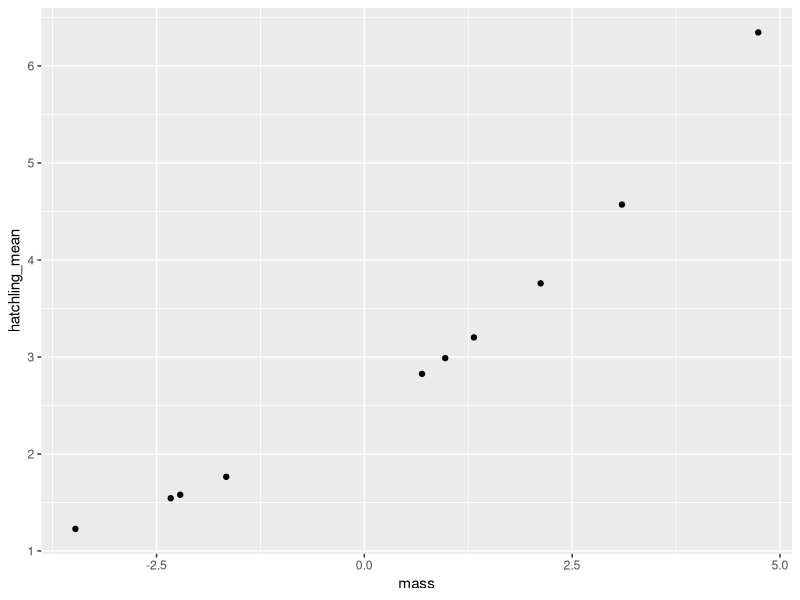
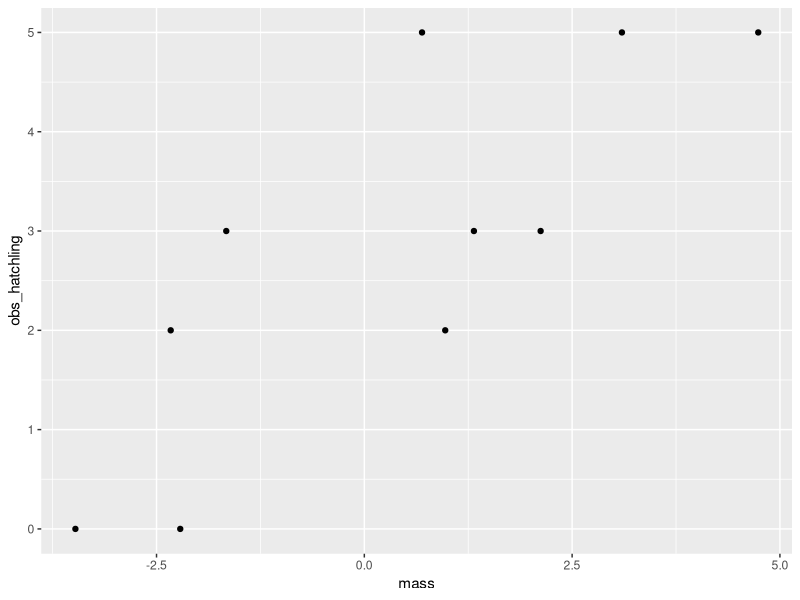
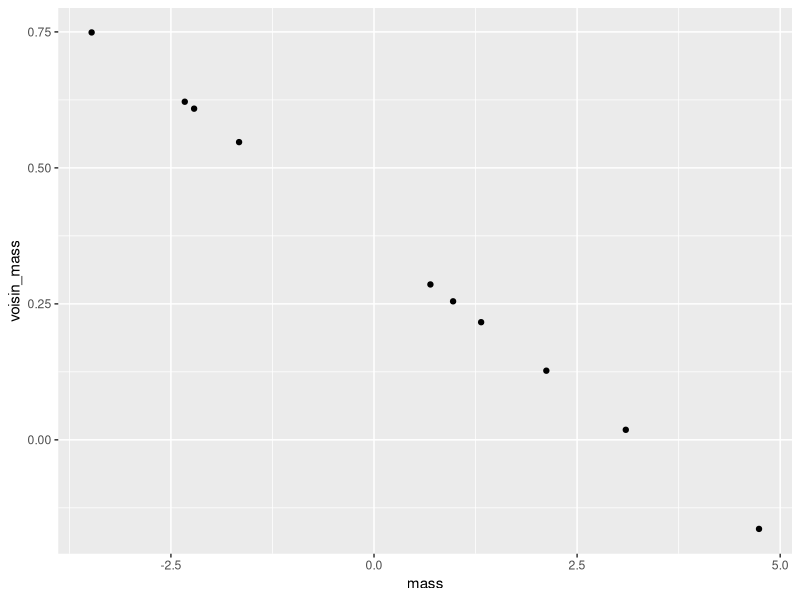
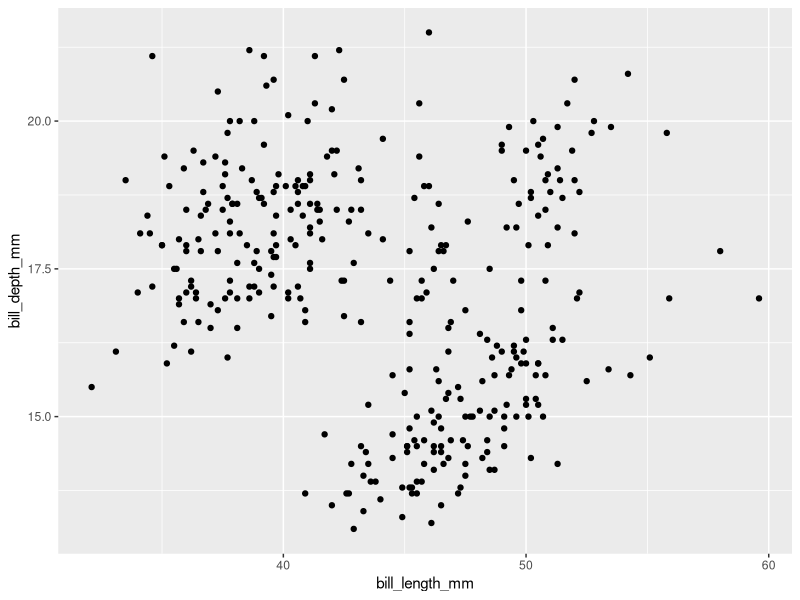
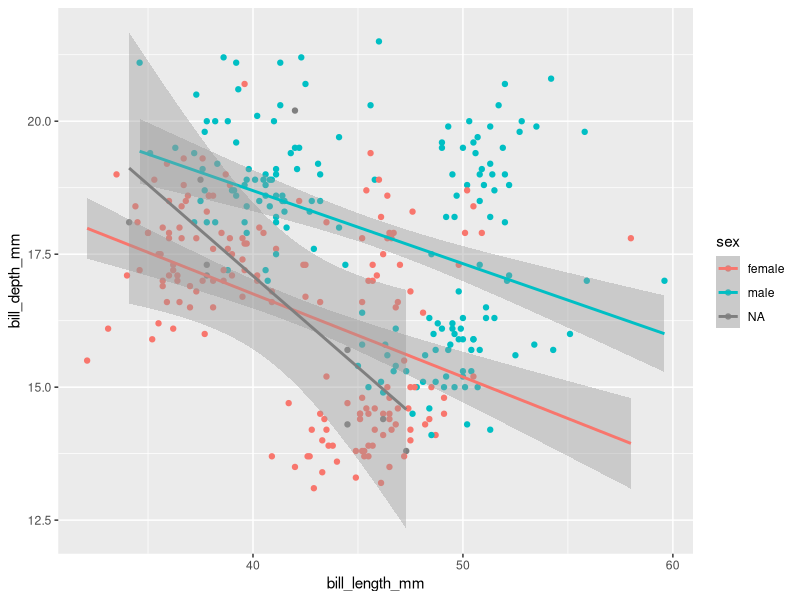
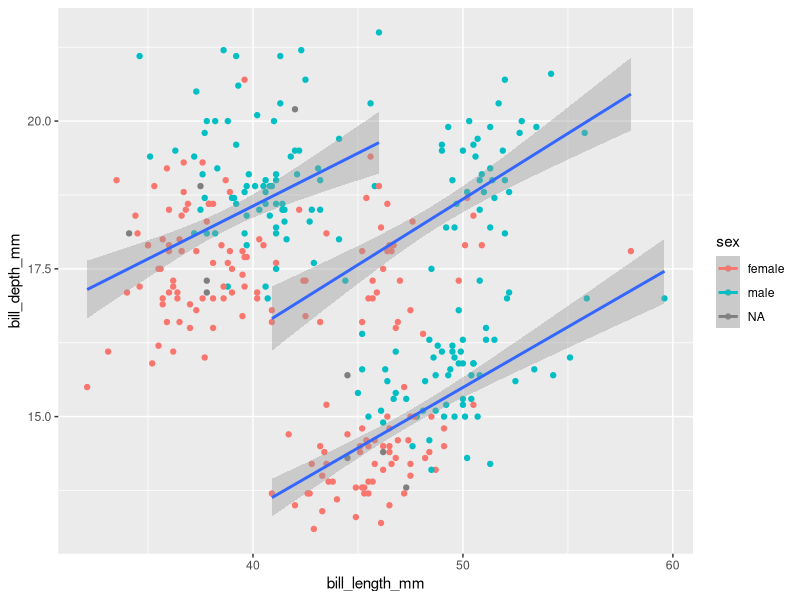

The R script that drew these images, in order:
## ---- chunk 1
library(tidyverse)

# one farm simulation

# fitness is the number of hatchlins which fly away.
n <- 10
hatch_avg <- tibble(id  = 1:n,
       mass = rnorm(n, mean = 0, sd = 2),
       hatchling_mean = exp(.9 + .2 * mass))
hatch_avg %>% 
  ggplot(aes(x = mass, y = hatchling_mean)) + geom_point()

## ---- chunk 2
hatch_obs <- hatch_avg %>% 
  mutate(obs_hatchling = rpois(n, hatchling_mean)) 

hatch_obs %>% 
  ggplot(aes(x = mass, y = obs_hatchling)) + geom_point()
## ---- chunk 3
m <- glm(obs_hatchling ~ mass, data = hatch_obs, family = poisson())
summary(m)
## ---- chunk 4
list_of_voisin <- hatch_obs %>% 
  rowwise %>% 
  mutate(voisin_donnee = list(hatch_obs[-id, ]))

list_of_voisin$voisin_donnee[[3]]

## ---- chunk 5
list_of_voisin %>% 
  mutate(voisin_mass = mean(voisin_donnee$mass))
## ---- chunk 6
list_of_voisin %>% 
  mutate(voisin_mass = mean(voisin_donnee$mass)) %>% 
  ggplot(aes(x = mass, y = voisin_mass)) + geom_point()
## ---- chunk 7
library(palmerpenguins)
penguins

count(penguins, species, island)
## ---- chunk 8
# relation between the bill dimensions

penguins %>% 
  ggplot(aes(x = bill_length_mm, y = bill_depth_mm)) + 
  geom_point()
  
## ---- chunk 9
penguins %>% 
  ggplot(aes(x = bill_length_mm, y = bill_depth_mm, colour = sex)) + 
  geom_point() + 
  stat_smooth(method = "lm")

## ---- chunk 10
penguins %>% 
  ggplot(aes(x = bill_length_mm,group = species, y = bill_depth_mm, colour = sex)) + 
  geom_point() + 
  stat_smooth(method = "lm")
